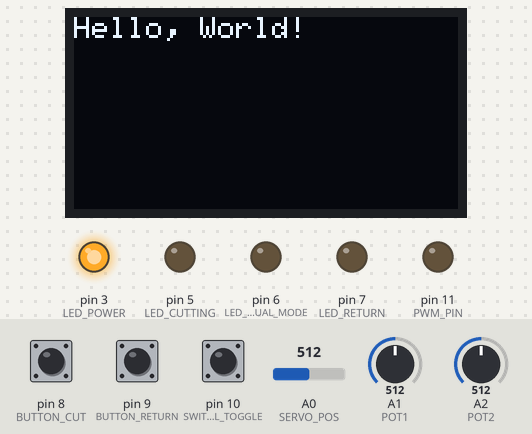
The sketch below on a simulated Arduino Uno, built with avr-gcc and run on an emulated ATmega328P. Parts: 128×64 one-colour display, output pins drawn as LEDs (lit = HIGH). The test bench sets the inputs (shaded band); at power-on: pin 8 (BUTTON_CUT) HIGH, A0 (SERVO_POS) = 512, pin 9 (BUTTON_RETURN) HIGH, pin 10 (SWITCH_MANUAL_TOGGLE) HIGH, A1 (POT1) = 512, A2 (POT2) = 512.

Above: at 3.2 s.
3.3 s: pin 8 (BUTTON_CUT) pulled LOW for 0.15 s
At 3.45 s:
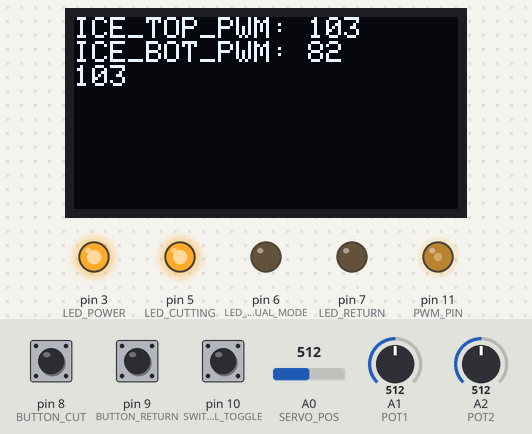
4.0 s: A0 (SERVO_POS) set to 716
At 5.97 s:
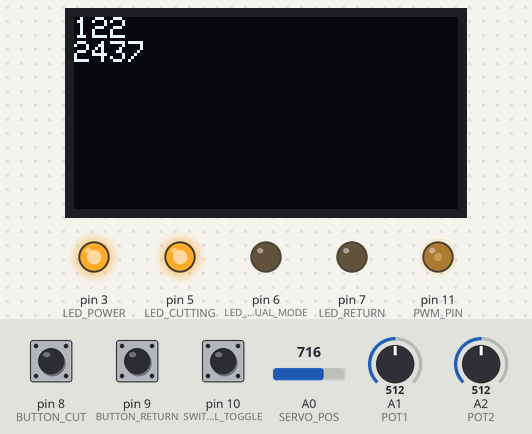
7.0 s: A0 (SERVO_POS) set to 900
At 7.18 s:
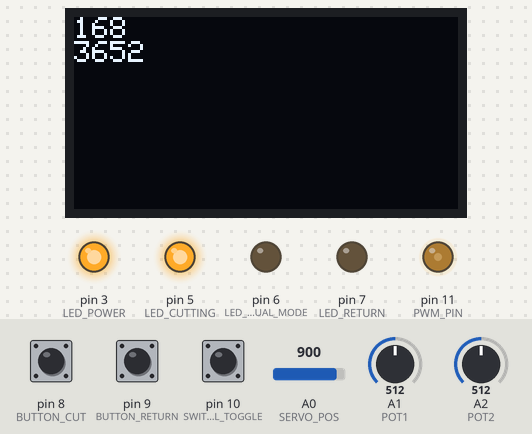
8.5 s: A0 (SERVO_POS) set to 1023
At 8.7 s:
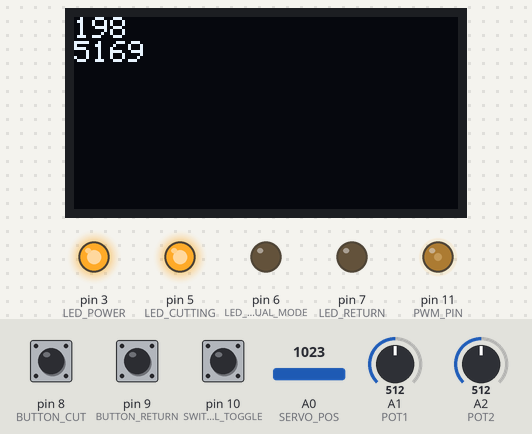
Timing chart, 0 to 11.0 s (numbered marks = the images above; inputs shaded):
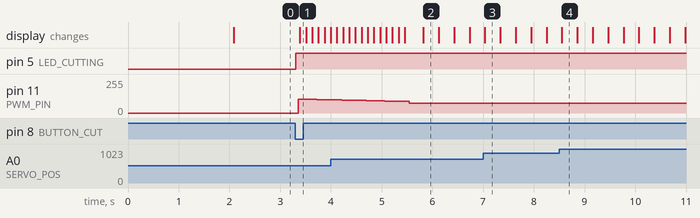

The sketch:

actuator.ino
```cpp
#include <Wire.h>
#include <Adafruit_GFX.h>
#include <Adafruit_SH1106.h>

#define SCREEN_WIDTH 128
#define SCREEN_HEIGHT 64
#define OLED_RESET 4
Adafruit_SH1106 display(OLED_RESET);

// Buttons & Switches
const int BUTTON_RESET = 0; // RST button
const int BUTTON_CUT = 8;
const int BUTTON_RETURN = 9;
const int SWITCH_MANUAL_TOGGLE = 10;
bool cutButtonState = false;
bool returnButtonState = false;
bool manualToggleState = false;
// LEDs
const int LED_POWER = 3;
const int LED_ERROR = 4;
const int LED_CUTTING = 5;
const int LED_MANUAL_MODE = 6;
const int LED_RETURN = 7;
// Pots
const int SERVO_POS = A0;
const int POT1 = A1;
const int POT2 = A2;
int pot1Value = 0;
int pot2Value = 0;
// PWM
const int PWM_PIN = 11;
int i = 0;
// Servo
const int POT_LOWER_LIM = 0;
const int POT_UPPER_LIM = 560;
const int PWM_LOWER_LIM = 75;
const int PWM_UPPER_LIM = 110;
const int CUT_TICK_DELAY = 10;
const int SRV_LOWER_LIM = 200;
const int SRV_UPPER_LIM = 340;
const int ICE_TOP_FB = 310;
const int ICE_TOP_PWM = 103;
const int ICE_BOT_FB = 233;
const int ICE_BOT_PWM = 82;
int POS = 0; // PLACEHOLDER
int servoValue = 0; // PLACEHOLDER
// States
bool isManualMode = false;
bool isCutting = false;
bool isReturning = false;
bool isError = false;

void setup() {
  pinMode(BUTTON_CUT, INPUT_PULLUP);
  pinMode(BUTTON_RETURN, INPUT_PULLUP);
  pinMode(SWITCH_MANUAL_TOGGLE, INPUT_PULLUP);
  pinMode(LED_POWER, OUTPUT);
  pinMode(LED_CUTTING, OUTPUT);
  pinMode(LED_MANUAL_MODE, OUTPUT);
  pinMode(LED_ERROR, OUTPUT);
  pinMode(LED_RETURN, OUTPUT);
  pinMode(PWM_PIN, OUTPUT);

  Serial.begin(9600);

  display.begin(SH1106_SWITCHCAPVCC, 0x3C);
  display.display();
  delay(2000);
  display.clearDisplay();
  display.setTextSize(1);
  display.setTextColor(WHITE);
  display.setCursor(0, 0);
  display.println("Hello, World!");
  display.display();
  digitalWrite(LED_POWER, HIGH);
  //digitalWrite(LED_RETURN, HIGH);
  //digitalWrite(LED_CUTTING, HIGH);
  TCCR2B = TCCR2B & B11111000 | B00000101; // for PWM frequency of 245.10 Hz
  //TCCR2B = TCCR2B & B11111000 | B00000110; // for PWM frequency of 122.55 Hz
}

void loop() {
  //delay(50);
  digitalWrite(LED_POWER, HIGH);
  //digitalWrite(LED_RETURN, HIGH);
  //digitalWrite(LED_CUTTING, HIGH);
  //digitalWrite(LED_MANUAL_MODE, HIGH);

  // Poll buttons and switches
  bool cutButtonState = digitalRead(BUTTON_CUT);
  bool returnButtonState = digitalRead(BUTTON_RETURN);
  bool manualToggleState = digitalRead(SWITCH_MANUAL_TOGGLE);

  // Poll potentiometers
  pot1Value = analogRead(POT1);
  pot2Value = pollPot2();
  servoValue = analogRead(SERVO_POS);
  POS = map(servoValue, 0, 255, 500, 2500);
  //printStatus();
  //delay(500);
  // Button cases
  //printStatus();
  if (isError) {
    digitalWrite(LED_ERROR, HIGH);
  } else {
    digitalWrite(LED_ERROR, LOW);
  }

  if (cutButtonState == LOW && !isManualMode) {
    isCutting = true;
    isReturning = false;
    digitalWrite(LED_CUTTING, HIGH);
    digitalWrite(LED_RETURN, LOW);
    //digitalWrite(LED_RETURN, LOW);
    delay(50); // Delay for debouncing;
  }

  if (returnButtonState == LOW && !isManualMode) {
    isCutting = false;
    isReturning = true;
    digitalWrite(LED_RETURN, HIGH);
    digitalWrite(LED_CUTTING, LOW);
    delay(50); // Delay for debouncing
  }

  if (manualToggleState == LOW) {
    //isCutting = false;
    //isReturning = false;
    isManualMode = true;
    digitalWrite(LED_CUTTING, LOW);
    digitalWrite(LED_RETURN, LOW);
    digitalWrite(LED_MANUAL_MODE, HIGH);
    //delay(50); // Delay for debouncing
  } else {
    isManualMode = false;
    digitalWrite(LED_MANUAL_MODE, LOW);
    //delay(50); // Delay for debouncing
  }

  if (isManualMode) {
    analogWrite(PWM_PIN, map(pot2Value, POT_LOWER_LIM, POT_UPPER_LIM, PWM_LOWER_LIM, PWM_UPPER_LIM));
    display.clearDisplay();
    display.setCursor(0, 0);
    display.print("POT Value: ");
    display.println(pot2Value);
    display.print("PWM Value: ");
    display.println(map(pot2Value, POT_LOWER_LIM, POT_UPPER_LIM, PWM_LOWER_LIM, PWM_UPPER_LIM));
    display.print("SVO Value: ");
    display.println(servoValue);

    display.display();
    //Serial.println(map(pot2Value, 60, 665, 31, 160));
    //analogWrite(PWM_PIN, 55);
    //Serial.print("Pot2 Value: ");
    //Serial.println(pot2Value);
    //Serial.print("Mapped: ");
    //Serial.println(map(pot2Value, 0, 665, 32, 155));
    //Serial.print("Servo: ");
    //Serial.println(servoValue);
    //Serial.println("==============");
  }
  // Actuation
  if (isCutting) {
    // Actuate cutter down
    if (servoValue < SRV_UPPER_LIM - 10) {
      isError = true;
      digitalWrite(LED_ERROR, HIGH);
      digitalWrite(LED_CUTTING, LOW);
      display.clearDisplay();
      display.setCursor(0, 0);
      display.print("Servo pos must exceed");
      display.print(SRV_UPPER_LIM);
      display.println(" to initiate cut.");
      display.println();
      display.print("Current SRV Pos: ");
      display.println(servoValue);
      display.println();
      display.println("Press return.");
      display.display();
      isCutting = false;
      digitalWrite(LED_CUTTING, LOW);
    } else {
      display.clearDisplay();
      unsigned long startMillis = millis();
      analogWrite(PWM_PIN, ICE_TOP_PWM);
      //delay(4000);
      int pos = ICE_TOP_PWM;
      while (pos > ICE_BOT_PWM +3) {
        display.clearDisplay();
        display.setCursor(0, 0);
        display.print("ICE_TOP_PWM: ");
        display.println(ICE_TOP_PWM);
        display.print("ICE_BOT_PWM: ");
        display.println(ICE_BOT_PWM);
        display.println(pos);
        display.display();
        delay(map(analogRead(POT1), 0, 560, 0, 100));
        analogWrite(PWM_PIN, pos);
        pos = pos - 1;
      }
      //display.clearDisplay();
      //delay(5000);
      analogWrite(PWM_PIN, PWM_LOWER_LIM);
      long hgf = analogRead(SERVO_POS);
      //unsigned long grand = 1000;
      while(abs(map(hgf, SRV_LOWER_LIM, SRV_UPPER_LIM, PWM_LOWER_LIM, PWM_UPPER_LIM) - ICE_BOT_PWM) > 5){
        display.clearDisplay();
        display.setCursor(0, 0);
        display.println(abs(map(analogRead(SERVO_POS), SRV_LOWER_LIM, SRV_UPPER_LIM, PWM_LOWER_LIM, PWM_UPPER_LIM) - ICE_BOT_PWM));
        display.println((millis()- startMillis));
        display.display();
        hgf = analogRead(SERVO_POS);
      }
      display.clearDisplay();
      display.setCursor(0, 0);
      display.println((startMillis - millis())/1000);
      isCutting = false;
      digitalWrite(LED_CUTTING, LOW);
    }


    }

  if (isReturning) {
    // Actuate cutter up
    isError = false;
    digitalWrite(LED_RETURN, HIGH);
    digitalWrite(LED_ERROR, LOW);
    analogWrite(PWM_PIN, PWM_UPPER_LIM);
    isReturning = false;
    digitalWrite(LED_RETURN, LOW);
  }
  //printStatus();

}

long pollPot2(){
  long thresh = 50;
  long val = 0;
  for (int i = 0; i < thresh; i++){
    val = val + analogRead(POT2);
    //delay(1);
  }
  //Serial.print("Value: ");
  //Serial.println(val);
  //Serial.print("Return: ");
  //Serial.println(val/thresh, 4);
  //delay(1000);
  return val/(thresh);
}

void printStatus() {
  Serial.println("=====================");
  Serial.print("Cutting: ");
  Serial.println(isCutting);
  Serial.print("Returning: ");
  Serial.println(isReturning);
  Serial.print("Manual: ");
  Serial.println(isManualMode);
  Serial.print("Error: ");
  Serial.println(isError);
  Serial.print("Speed: ");
  Serial.println(pot1Value);
  Serial.print("Position: ");
  Serial.println(pot2Value);
  Serial.println("=====================");
  delay(1000);
}
```

Measured:
- after the input at 3.3 s, pin 5 (LED_CUTTING): LOW → HIGH at once; pin 11 (PWM_PIN): 0/255 → 103/255 after 0.06 s, → 102/255 0.24 s later, → 101/255 0.12 s later, → 100/255 0.12 s later, … (5 changes in this stretch); the display: changes after 0.09 s (image 1)
